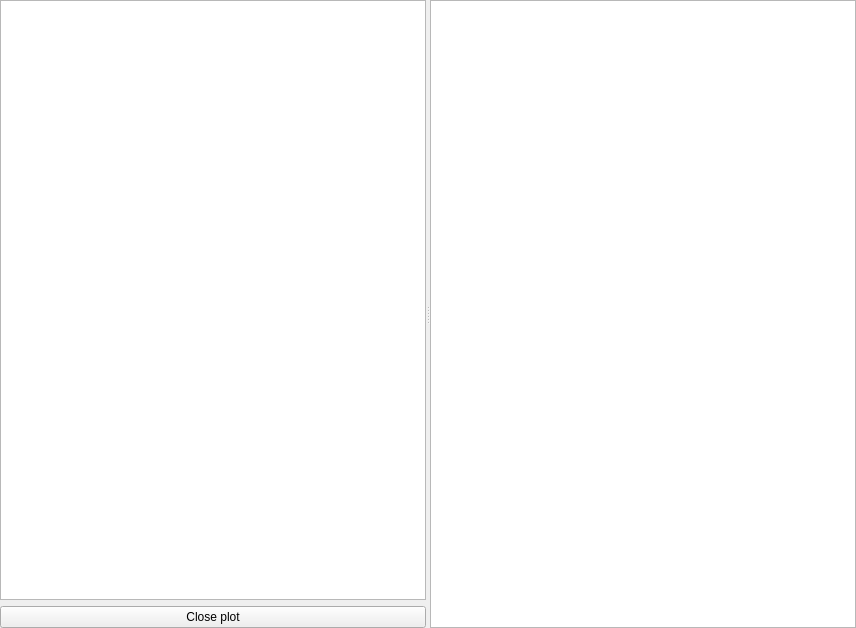
<?xml version="1.0" encoding="UTF-8"?>
<ui version="4.0">
 <class>Form</class>
 <widget class="QWidget" name="Form">
  <property name="geometry">
   <rect>
    <x>0</x>
    <y>0</y>
    <width>856</width>
    <height>628</height>
   </rect>
  </property>
  <property name="windowTitle">
   <string>Form</string>
  </property>
  <layout class="QVBoxLayout" name="verticalLayout_2">
   <property name="spacing">
    <number>0</number>
   </property>
   <property name="leftMargin">
    <number>0</number>
   </property>
   <property name="topMargin">
    <number>0</number>
   </property>
   <property name="rightMargin">
    <number>0</number>
   </property>
   <property name="bottomMargin">
    <number>0</number>
   </property>
   <item>
    <widget class="QSplitter" name="splitter">
     <property name="orientation">
      <enum>Qt::Horizontal</enum>
     </property>
     <widget class="QWidget" name="">
      <layout class="QVBoxLayout" name="verticalLayout">
       <item>
        <widget class="ListWidget" name="listWidget"/>
       </item>
       <item>
        <widget class="QPushButton" name="pushButton">
         <property name="text">
          <string>Close plot</string>
         </property>
        </widget>
       </item>
      </layout>
     </widget>
     <widget class="Plot" name="graphicsView"/>
    </widget>
   </item>
  </layout>
 </widget>
 <customwidgets>
  <customwidget>
   <class>Plot</class>
   <extends>QGraphicsView</extends>
   <header>asammdf/gui/widgets/plot.h</header>
  </customwidget>
  <customwidget>
   <class>ListWidget</class>
   <extends>QListWidget</extends>
   <header>asammdf/gui/widgets/list.h</header>
  </customwidget>
 </customwidgets>
 <resources/>
 <connections/>
</ui>
